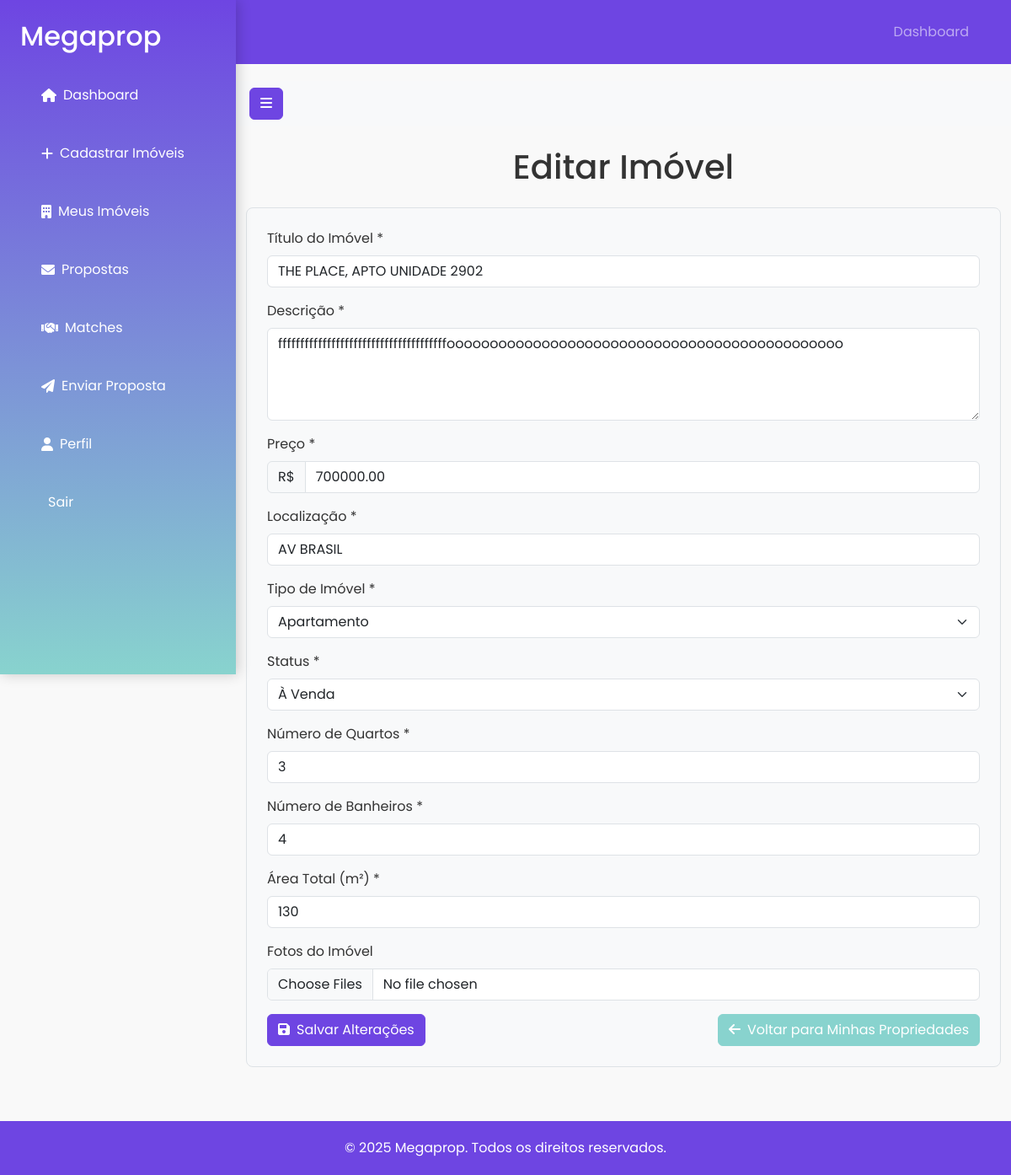
The app's page /edit-property/1 (signed in) with its own data.
### app/models.py (models this page shows, shortened)
class Property(db.Model):
    __tablename__ = 'property'
    __table_args__ = (
        db.Index('idx_property_location', 'location'),
        db.Index('idx_property_price', 'price'),
        db.Index('idx_property_status', 'status'),
        {'extend_existing': True}
    )
    id = db.Column(db.Integer, primary_key=True)
    title = db.Column(db.String(200), nullable=False)
    description = db.Column(db.Text, nullable=True)
    price = db.Column(db.Float, nullable=False)
    location = db.Column(db.String(200), nullable=False)
    property_type = db.Column(db.String(50), nullable=False)  # Tipo: casa, apartamento, terreno, etc.
    status = db.Column(db.String(50), nullable=False, default='available')  # Status: available, negotiation, sold
    bedrooms = db.Column(db.Integer)
    bathrooms = db.Column(db.Integer)
    total_area = db.Column(db.Float)
    photos = db.Column(db.String(500))  # Fotos separadas por vírgula
    tags = db.Column(db.String(500))  # Tags de busca separadas por vírgula
    geo_location = db.Column(db.String(100))  # Formato: 'lat,lng'
    is_featured = db.Column(db.Boolean, default=False)
    created_at = db.Column(db.DateTime, default=datetime.utcnow)
    updated_at = db.Column(db.DateTime, onupdate=datetime.utcnow)
    user_id = db.Column(db.Integer, db.ForeignKey('user.id'), nullable=False)
    owner = db.relationship('User', back_populates='properties')
    proposals = db.relationship('Proposal', back_populates='property', lazy='dynamic')
    matches = db.relationship('Match', back_populates='property')

### app/routes.py (the view, shortened to what this page needs)
@main.route('/edit-property/<int:id>', methods=['GET', 'POST'])
@login_required
def edit_property(id):
    property = Property.query.get_or_404(id)
    if property.user_id != current_user.id:
        flash('Você não tem permissão para editar este imóvel.', 'danger')
        return redirect(url_for('main.my_properties'))
    form = PropertyForm(obj=property)
    return render_template('edit_property.html', form=form, property=property)

### app/templates/edit_property.html (shortened to what this page needs)
{% extends "base.html" %}
{% block content %}
<h1 class="text-center mb-4">Editar Imóvel</h1>
<form method="POST" action="{{ url_for('main.edit_property', id=property.id) }}" enctype="multipart/form-data" class="border p-4 rounded-3 bg-light">
    <div class="mb-3">
        <label class="form-label">{{ form.title.label.text }} *</label>
        {{ form.title(class="form-control", placeholder="Ex.: Casa à Venda") }}
    </div>
    <div class="mb-3">
        <label class="form-label">{{ form.description.label.text }} *</label>
        {{ form.description(class="form-control", rows="4", placeholder="Descreva o imóvel...") }}
    </div>
    <div class="mb-3">
        <label class="form-label">{{ form.price.label.text }} *</label>
        <div class="input-group">
            <span class="input-group-text">R$</span>
            {{ form.price(class="form-control", placeholder="Ex.: 500000", step="0.01", min="0") }}
        </div>
    </div>
    <div class="mb-3">
        <label class="form-label">{{ form.location.label.text }} *</label>
        {{ form.location(class="form-control", placeholder="Ex.: Rua das Flores, 123") }}
    </div>
    <div class="mb-3">
        <label class="form-label">{{ form.property_type.label.text }} *</label>
        {{ form.property_type(class="form-select") }}
    </div>
    <div class="mb-3">
        <label class="form-label">{{ form.status.label.text }} *</label>
        {{ form.status(class="form-select") }}
    </div>
    <div class="mb-3">
        <label class="form-label">{{ form.bedrooms.label.text }} *</label>
        {{ form.bedrooms(class="form-control", placeholder="Ex.: 3") }}
    </div>
    <div class="mb-3">
        <label class="form-label">{{ form.bathrooms.label.text }} *</label>
        {{ form.bathrooms(class="form-control", placeholder="Ex.: 2") }}
    </div>
    <div class="mb-3">
        <label class="form-label">{{ form.total_area.label.text }} *</label>
        {{ form.total_area(class="form-control", placeholder="Ex.: 120") }}
    </div>
    <div class="mb-3">
        <label class="form-label">{{ form.photos.label.text }}</label>
        {{ form.photos(class="form-control", multiple="multiple") }}
    </div>
    <div class="d-flex justify-content-between">
        <button type="submit" class="btn btn-primary">
            <i class="fas fa-save me-2"></i>Salvar Alterações
        </button>
        <a href="{{ url_for('main.my_properties') }}" class="btn btn-secondary">
            <i class="fas fa-arrow-left me-2"></i>Voltar para Minhas Propriedades
        </a>
    </div>
</form>
{% endblock %}

### app/templates/base.html (style rules this page uses)
body { font-family: 'Poppins', sans-serif; background-color: #f9f9f9; margin: 0; padding: 0; color: #333; }
.btn-primary { background-color: #6e45e2; border-color: #6e45e2; }
.btn-secondary { background-color: #88d3ce; border-color: #88d3ce; }

### records on screen
Property: title "THE PLACE, APTO UNIDADE 2902", description "ffffffffffffffffffffffffffffffffffffffoooooooooooooooooooooooooooooooooooooooooooooo", price "700000.00", location "AV BRASIL", property_type "Apartamento", status "À Venda", bedrooms "3", bathrooms "4", total_area "130"
